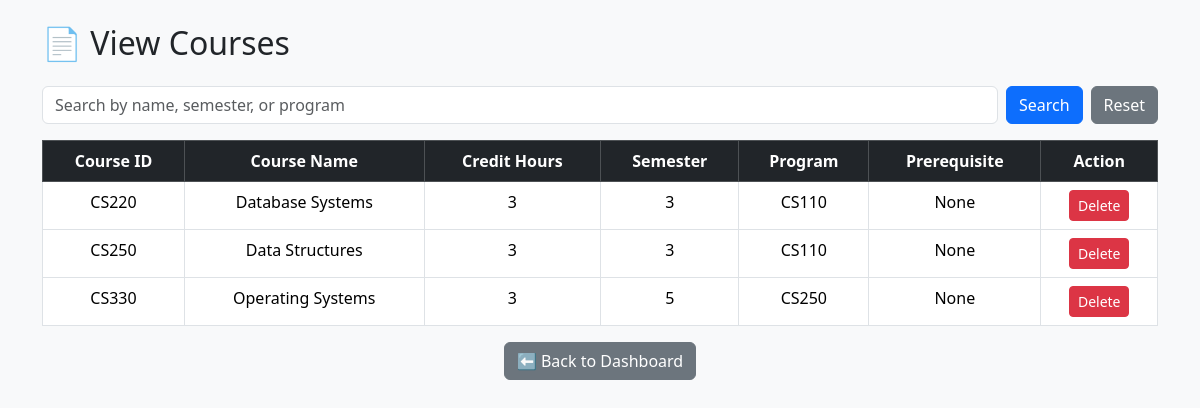
The page /admin/view_courses.php (signed in) on the database its author committed.
### tables this page shows
CREATE TABLE `course` (
  `CourseID` varchar(50) NOT NULL,
  `CourseName` varchar(100) NOT NULL,
  `CreditHours` int(11) NOT NULL,
  `Semester` varchar(20) NOT NULL,
  `Program` varchar(100) NOT NULL,
  `PrerequisiteCourseID` varchar(50) DEFAULT NULL
);

### admin/view_courses.php (the view, shortened to what this page needs)
<?php
include '../includes/db_connection.php';
$search = isset($_GET['search']) ? trim($_GET['search']) : "";
$sql = "SELECT * FROM course";
$result = $conn->query($sql);
?>
<!DOCTYPE html>
<html>
<head>
  <link href="https://cdn.jsdelivr.net/npm/bootstrap@5.3.2/dist/css/bootstrap.min.css" rel="stylesheet">
</head>
<body class="bg-light">
<div class="container py-4">
  <h2 class="mb-4">📄 View Courses</h2>
  <form method="get" class="d-flex mb-3">
    <input type="text" name="search" class="form-control me-2" value="<?= htmlspecialchars($search) ?>" placeholder="Search by name, semester, or program">
    <button type="submit" class="btn btn-primary">Search</button>
    <a href="view_courses.php" class="btn btn-secondary ms-2">Reset</a>
  </form>
  <table class="table table-bordered text-center">
    <thead class="table-dark">
      <tr>
        <th>Course ID</th>
        <th>Course Name</th>
        <th>Credit Hours</th>
        <th>Semester</th>
        <th>Program</th>
        <th>Prerequisite</th>
        <th>Action</th>
      </tr>
    </thead>
    <tbody>
      <?php if ($result->num_rows > 0): ?>
        <?php while ($row = $result->fetch_assoc()): ?>
          <tr>
            <td><?= htmlspecialchars($row['CourseID']) ?></td>
            <td><?= htmlspecialchars($row['CourseName']) ?></td>
            <td><?= htmlspecialchars($row['CreditHours']) ?></td>
            <td><?= htmlspecialchars($row['Semester']) ?></td>
            <td><?= htmlspecialchars($row['Program']) ?></td>
            <td><?= $row['PrerequisiteCourseID'] ?: 'None' ?></td>
            <td>
              <a href="?delete=<?= urlencode($row['CourseID']) ?>"
                 class="btn btn-danger btn-sm"
                 onclick="return confirm('Delete this course?')">Delete</a>
            </td>
          </tr>
        <?php endwhile; ?>
      <?php else: ?>
        <tr><td colspan="7">No courses found.</td></tr>
      <?php endif; ?>
    </tbody>
  </table>
  <div class="text-center mt-3">
    <a href="dashboard.php" class="btn btn-secondary">⬅ Back to Dashboard</a>
  </div>
</div>
</body>
</html>

### rows shown on the page
course: CourseID "CS220", CourseName "Database Systems", CreditHours "3", Semester "3", Program "CS110", PrerequisiteCourseID "None"
course: CourseID "CS250", CourseName "Data Structures", CreditHours "3", Semester "3", Program "CS110", PrerequisiteCourseID "None"
course: CourseID "CS330", CourseName "Operating Systems", CreditHours "3", Semester "5", Program "CS250", PrerequisiteCourseID "None"
